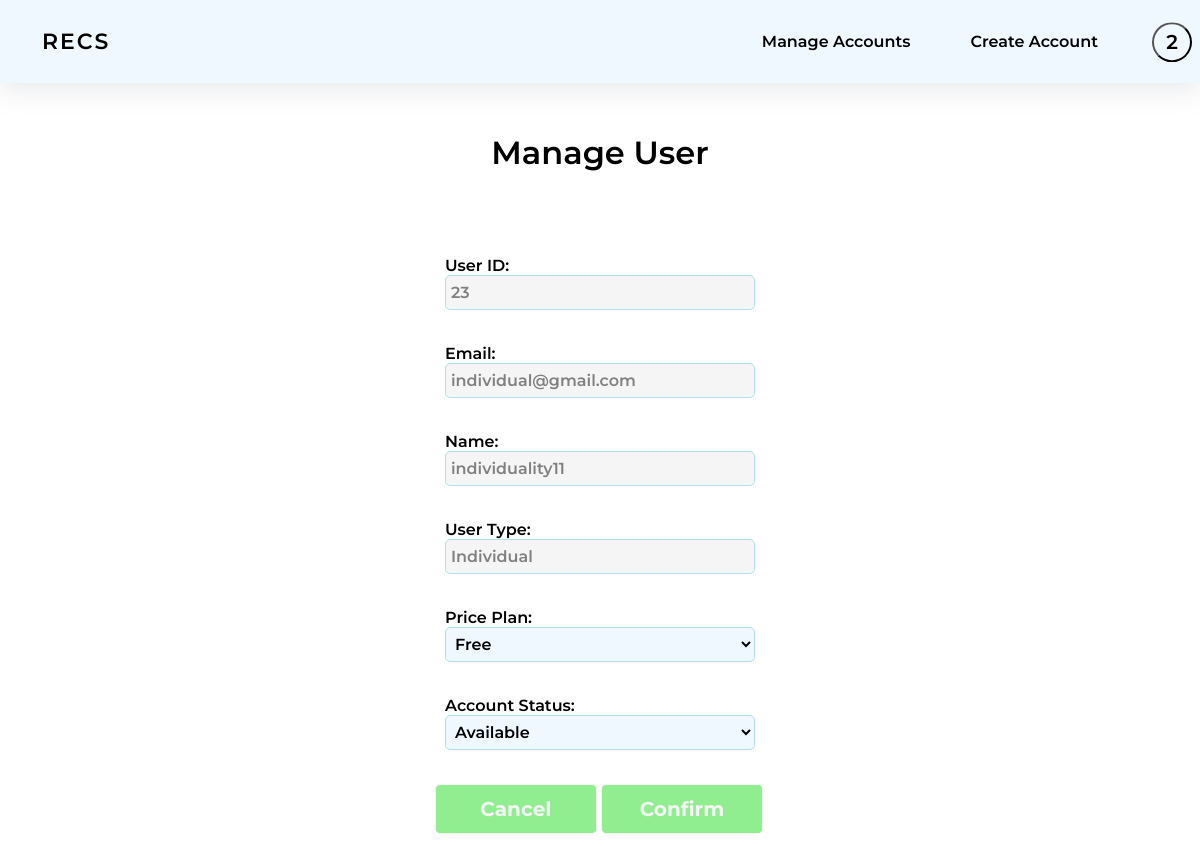
The app's page /main_web/manageuser.php?userid=23 (signed in) with its own data.
### tables this page shows
CREATE TABLE `users` (
  `userID` smallint(6) NOT NULL,
  `userType` smallint(10) NOT NULL DEFAULT 1,
  `name` varchar(80) DEFAULT NULL,
  `password` char(100) DEFAULT NULL,
  `emailAddress` varchar(100) NOT NULL,
  `Organization Name` varchar(100) DEFAULT NULL,
  `Organization Website` varchar(100) DEFAULT NULL,
  `pricePlan` varchar(20) NOT NULL DEFAULT '0',
  `accountStatus` varchar(20) NOT NULL DEFAULT 'Available',
  `dateTimeOfCreation` datetime(6) NOT NULL DEFAULT current_timestamp(6)
);

### main_web/inc_db_fyp.php (called while the page is built, shortened)
<?php
$DBName = "fyp";
?>

### main_web/user.php (called while the page is built, shortened)
<?php
include ('inc_db_fyp.php');
class User {
	function getUserInfo ($userid) {
		include("inc_db_fyp.php");
		$sql = "SELECT * FROM users WHERE userID = ?";
		$stmt = $conn->prepare($sql);
		$stmt->bind_param("s", $userid);
		$stmt->execute();
		$result = $stmt->get_result();
		$row = mysqli_fetch_array($result);
		return $row;
	}
}
?>

### main_web/manageuser.php (the view, shortened to what this page needs)
<?php
	$userType = $_SESSION['userType'];
	if (isset($_GET['userid'])){
		$userid = $_GET['userid'];
	}
	else{
		$userid = '';
	}
?>
<!DOCTYPE html>
<html>
<head>
 <link rel="stylesheet" href="manageuser_style.css?version8">
</head>
<body>
<?php
include ('inc_db_fyp.php');
include ('user.php');
if ($userType == '0')
{
?>
	<header>
		 <nav>
			<ul class="nav-titles">
				<li name = 'recs'><a name = 'recs' href="home.php">RECS</a></li>
			    <li style='margin-left: auto;'><a name = 'adminmanage' href="manageaccounts.php" style = 'padding-right: 60px;'>Manage Accounts</a>
				<a name = 'admincreate' href="createaccount.php?id=orgcreateacc" style = 'padding-right: 60px;'>Create Account</a></li>
			  </ul>
			<div class="dropdown">
				<button class="profile"><?=$_SESSION['name'][0]?></button>
			  </div>
		</nav>
	</header>
	<h1>Manage User</h1>
<?php
$user = new User();
$row = $user-> getUserInfo ($userid);
echo"
<div class = 'reg'>
<form action = '' method = 'POST'>
		<div class = 'text_field'>
			<span>User ID:</span><input type='text' name='userid' value = '{$row["userID"]}' style = 'color:grey; background-color:whitesmoke' readonly />
		</div>
		<div class = 'text_field'>
			<span>Email:</span><input type='email' name='email' value = '{$row["emailAddress"]}' style = 'color:grey; background-color:whitesmoke' readonly />
		</div>
		<div class = 'text_field'>
			<span>Name: </span><input type='text' name='name' value = '{$row["name"]}' style = 'color:grey; background-color:whitesmoke' readonly />
		</div>
		<div class = 'text_field'>
			<span>User Type: </span><input type='text' name='userType'" . (($row["userType"] == '1')? 'value = "Organization"' :
				(($row["userType"] == '2')? 'value = "Individual"' : 'value = "Admin"')) . "style = 'color:grey; background-color:whitesmoke' readonly />
		</div>";
		if ($row['userType'] == '1' or $row['userType'] == '2'){
			echo"<div class = 'text_field'>
				<span>Price Plan: </span>
				<select name='priceplan' id='priceplan' class = 'priceplan'>";
				if ($row['userType'] == '1'){
					echo"
						<option value='0'" .(($row['pricePlan'] == '0')? 'selected="selected"' : '') . ">Free</option>
						<option value='i1'" . (($row['pricePlan'] == 'i1')? 'selected="selected"' : '') . ">Individual - Standard</option>
						<option value='i2'" . (($row['pricePlan'] == 'i2')? 'selected="selected"' : '') . ">Individual - Pro</option>
						<option value='i3'" . (($row['pricePlan'] == 'i3')? 'selected="selected"' : '') . ">Individual - Custom</option>";
				}
				else{
					echo"
					<option value='0'" .(($row['pricePlan'] == '0')? 'selected="selected"' : '') . ">Free</option>
						<option value='o1'" . (($row['pricePlan'] == 'o1')? 'selected="selected"' : '') . ">Organization - Standard</option>
						<option value='o2'" . (($row['pricePlan'] == 'o2')? 'selected="selected"' : '') . ">Organization - Pro</option>
						<option value='o3'" . (($row['pricePlan'] == 'o3')? 'selected="selected"' : '') . ">Organization - Custom</option>";
				}
				echo"
				</select>
			</div>";
		}
		echo"
		<div class = 'text_field'>
			<span>Account Status: </span>
			<select name='accstatus' id='accstatus' class = 'accstatus'>
			  <option value='Available'" .(($row['accountStatus'] == 'Available')? 'selected="selected"' : '') . ">Available</option>
			  <option value='Suspended'" . (($row['accountStatus'] == 'Suspended')? 'selected="selected"' : '') . ">Suspended</option>
			</select>
		</div>
		<input type='button' value='Cancel' onclick='history.back()'>
		<input type='submit' name = 'submit' value='Confirm'>
	</form>
</div>";
}
?>
</body>

### main_web/manageuser_style.css (style rules this page uses)
* { box-sizing: border-box; margin: 0; padding: 0px 0px; font-family: "Montserrat", sans-serif; color: black; text-decoration: none; font-weight: 600; }
body { height: 1200px; }
h1 { padding: 20px 20px; color:black; }
header { justify-content: space-between; align-items: center; padding: 8px 1%; background: aliceblue; box-shadow: rgba(149, 157, 165, 0.2) 0px 8px 24px; }
.nav-titles { list-style: none; display: flex; overflow:hidden; }
.nav-titles li { padding: 0px 30px; }
.nav-titles li a { float: left; font-size: 16px; color: black; padding: 24px 0px; text-decoration: none; position:Relative; z-index: 2; }
li a[name='recs'] { letter-spacing: 2px; color:black; font-size: 22px; padding: 20px 0px; text-align: center; float: left; position:relative; }
.dropdown { right: 1px; float: right; }
.dropdown { font-weight: 600; display: flex; justify-content: space-between; list-style: none; }
.dropdown { content: ''; position: absolute; border: 0px solid #000; cursor: pointer; transform: translate(0%, -90%); padding: 21px 7px; z-index: 1; }
.profile { width: 40px; height: 40px; border-radius: 50%; background-color: transparent; display: flex; justify-content: center; align-items: center; text-align: center; font-size: 20px; text-transform: uppercase; }
h1 { text-align:center; padding: 50px 0px; }
.reg { width: 450px; margin: 0 auto; height: 900px; }
.reg form { padding: 0px 60px; box-sizing: border-box; }
form .text_field { position: relative; margin: 34px 10px; color:white; }
a[name='recs'] { text-decoration:none; color:black; }
.text_field input { width: 100%; padding: 0 5px; height: 35px; font-size: 16px; color: black; border: 1px solid PowderBlue; background-color : AliceBlue; border-radius: 5px; outline: none; }
.accstatus { width: 100%; padding: 0 5px; height: 35px; font-size: 16px; color: black; border: 1px solid PowderBlue; background-color : AliceBlue; border-radius: 5px; outline: none; }
.priceplan { width: 100%; padding: 0 5px; height: 35px; font-size: 16px; color: black; border: 1px solid PowderBlue; background-color : AliceBlue; border-radius: 5px; outline: none; }
input[type="submit"] { width: 49%; height: 50px; background: lightgreen; border: 1px solid whitesmoke; border-radius: 5px; font-size: 20px; color: whitesmoke; font-weight: 700; cursor: pointer; outline: none; }
input[type="button"] { width: 49%; height: 50px; background: lightgreen; border: 1px solid whitesmoke; border-radius: 5px; font-size: 20px; color: whitesmoke; font-weight: 700; cursor: pointer; outline: none; }
span { color:black; font-size: 16px; padding: 10px 0px; }

### records on screen
users: userid "23", email "individual@gmail.com", name "individuality11", userType "Individual", priceplan "Free", accstatus "Available"

### other values on screen
$_SESSION['name'][0] "2"
